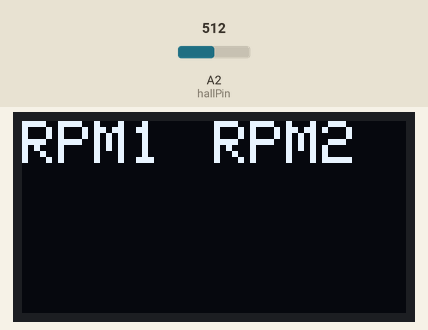
This sketch was run on a simulated Arduino Uno, built with avr-gcc and run on an emulated ATmega328P. Shown: 128×64 one-colour display. The inputs (shaded band) are chosen by the test bench; at power-on: A2 (hallPin) = 512. What the sketch prints to the serial monitor is not drawn.

Above: at 3.2 s.
3.3 s: A2 (hallPin) set to 550
4.8 s: A2 (hallPin) set to 580
At 5.5 s:
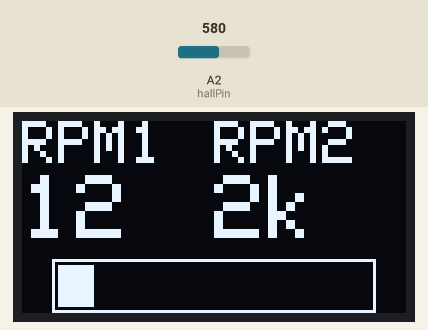
Timing chart, 0 to 7.8 s (numbered marks = the images above; inputs shaded):
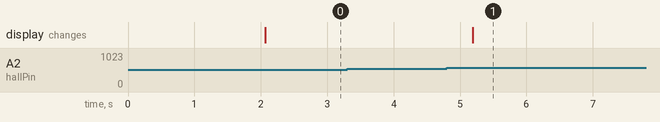

The sketch:

tachometer.ino
```cpp
#include <Wire.h>
#include <Adafruit_GFX.h>
#include <Adafruit_SSD1306.h>

#define SCREEN_WIDTH 128 // OLED display width, in pixels
#define SCREEN_HEIGHT 64 // OLED display height, in pixels

Adafruit_SSD1306 display(SCREEN_WIDTH, SCREEN_HEIGHT, &Wire, -1);

int hallPin = A2;

int maxRPM = 200;
int goalRPM = 197;
int val = 0;
int hallSum = 0;
int sampleSize = 50;
int startupDelay = 2000;
int avgVal = 0;
int sigDiff = 50;
bool dropCheck = 0;
int preTime = 0;
int timePassed = 0;
int preVal = 0;
int RPM = -1;

String text;

int findRpm(int avgVal, int sigDiff, int sensorVal);
void displayRpms();
void drawProgressbar(int x,int y, int width,int height, int progress);

void setup() {
  Serial.begin(115200);
  digitalWrite(hallPin, HIGH);

  if(!display.begin(SSD1306_SWITCHCAPVCC, 0x3C)) { // Address 0x3D for 128x64
    Serial.println(F("SSD1306 allocation failed"));
    for(;;);
  }
  for(int i = 0; i < sampleSize; i++){
    hallSum += analogRead(hallPin);
    delay(startupDelay / sampleSize);
    }
    avgVal = hallSum / sampleSize;


  displayRpms();

}

void loop() {
  val = analogRead(hallPin);
  if(abs(val - avgVal) < 10){
    dropCheck = 1;
  }
  if(dropCheck){
    RPM = findRpm(avgVal, sigDiff, val);
    if(RPM != -1){
    displayRpms();

    display.setTextSize(3);
    display.setTextColor(WHITE);
    display.setCursor(0, 18);
    // Display static text
    display.println(RPM);
    Serial.println(RPM);

    display.setCursor(64, 18);

    text = String(int(RPM * 241.270111708 / 1000))+"k";
    display.println(text);

    drawProgressbar(10, 46, 108, 18, RPM/(goalRPM/100));

    display.display();
  }

    delay(10);
  }


}

int findRpm(int avgVal, int sigDiff, int sensorVal){
  //Serial.println(sensorVal);
  if(abs(sensorVal - avgVal) > sigDiff && preVal == 0){
    dropCheck = 0;
    preVal = 1;
    timePassed = millis() - preTime;
    preTime = millis();
    delay(1000/(maxRPM/60));
    return 60 / (timePassed / 1000.0);

  }else if(sensorVal - avgVal > sigDiff && preVal == 1){
  }else{
    preVal = 0;
  }
  return -1;
}

void displayRpms(){
  display.clearDisplay();

  display.setTextSize(2);
  display.setTextColor(WHITE);
  display.setCursor(0, 0);

  display.println("RPM1");
  display.setCursor(64, 0);

  display.println("RPM2");
  display.display();
}

void drawProgressbar(int x,int y, int width,int height, int progress)
{
   progress = progress > 100 ? 100 : progress; // set the progress value to 100
   progress = progress < 0 ? 0 :progress; // start the counting to 0-100
   float bar = ((float)(width-1) / 100) * progress;
   display.drawRect(x, y, width, height, WHITE);
   display.fillRect(x+2, y+2, bar , height-4, WHITE); // initailize the graphics fillRect(int x, int y, int width, int height)
}
```

Measured:
- the behaviour switches between 562 and 563 on A2 (hallPin) (found by bisection; images 0 and 1)
- after the input at 3.3 s, every drawn part: stays the same
- after the input at 4.8 s, the display: changes after 0.39 s (image 1)
